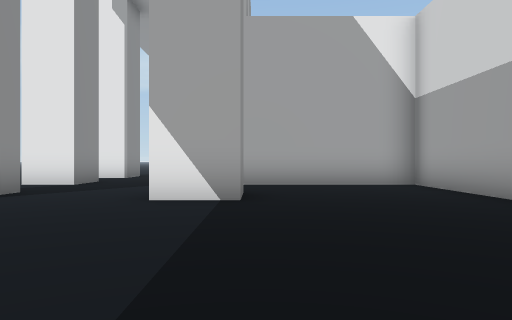
view 1 (above)

13 first-person views from a walk through a 3-D level made in the Unity game engine. The camera is 0.55 m above the floor, looks level and sees 70° across. The floor is counted in squares, 1 m on a side. Each view is taken from the middle of a square. On the plan, view 1 faces up. The plan holds only what a view shows up to about 9 squares ahead; the rest is blank. The place goes on beyond the plan. The player is left out.

view 2
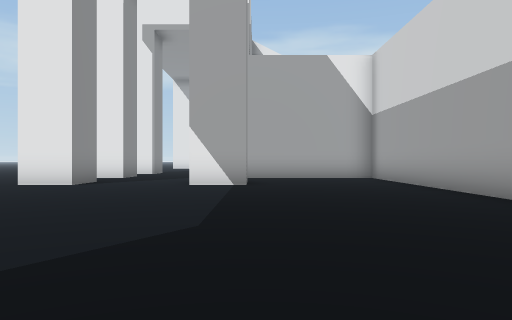

view 3
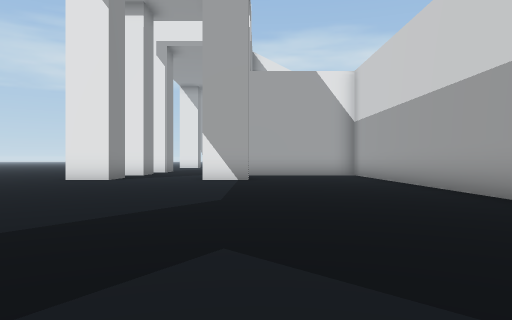

view 4
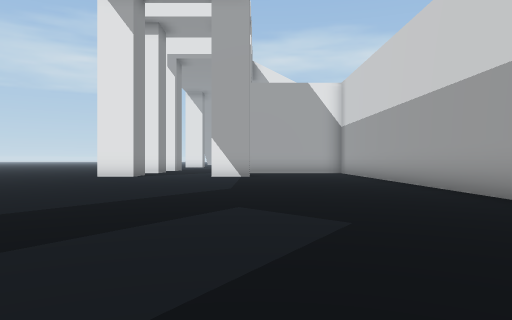

view 5
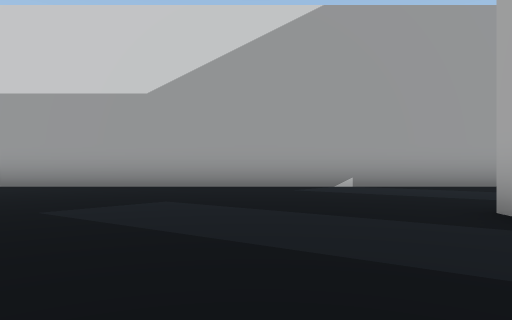

view 6
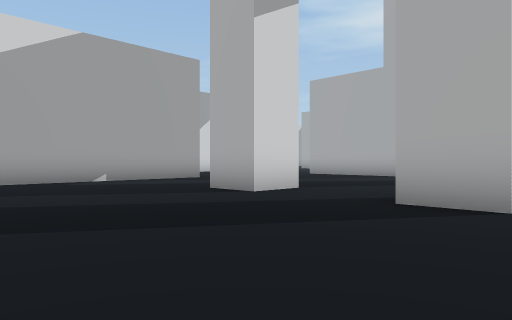

view 7
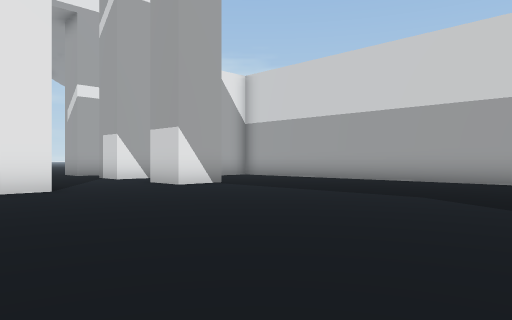

view 8
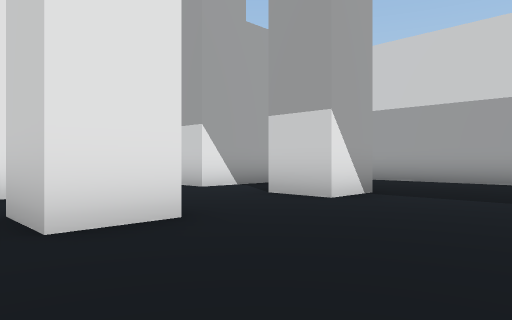

view 9
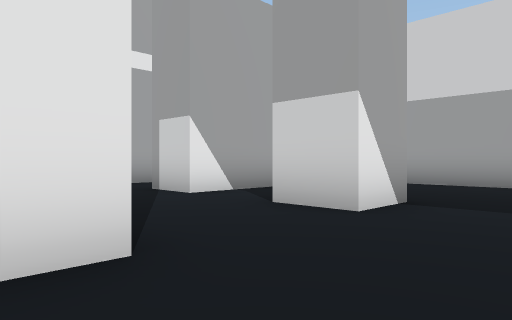

view 10
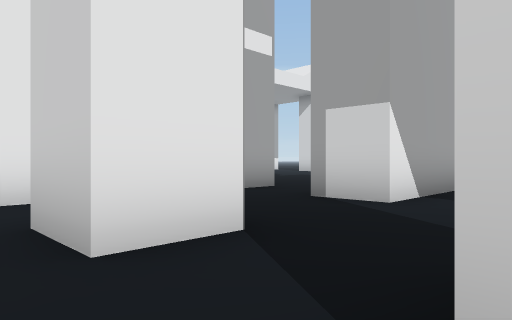

view 11
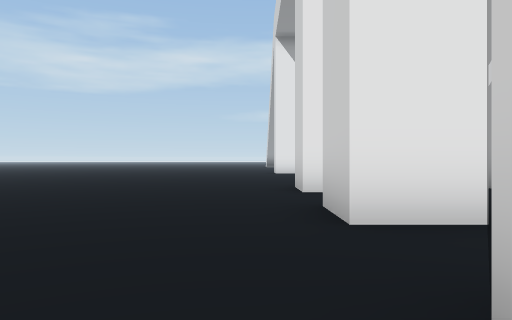

view 12
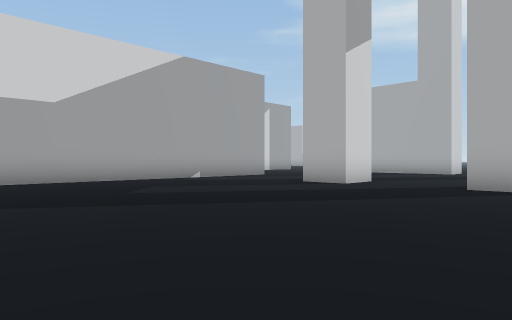

view 13
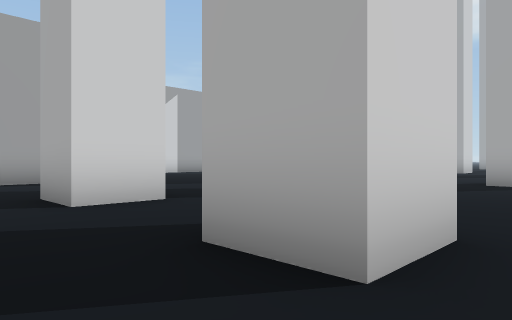

### Floor plan
Points are (right, up) in squares from view 1. A wall is a line through its corners. A room is listed if a view was taken in it or the views show most of it. See-through windows are left out.
Room 1 (views 1, 2, 3, 4, 5, 6, 7, 8, 9, 10, 11, 12, 13)
walls: (-0.2, 6.1) (-0.2, 5) (-1.5, 5) (-1.5, 6.2); (-1.5, -8.5) (-1.5, -7.5) (-0.1, -7.5); (-4, 6.2) (-4, 5) (-5.2, 5) (-5.2, 6.2); (-5.2, -8.5) (-5.2, -7.5) (-3.9, -7.5); (3.5, -8.5) (3.5, 8.1) (-1.5, 8.1)
ways out: opening at (-2.5, 5.5) to room 2; opening at (-0.5, 7) to room 2; opening at (-6, 5.5)
Room 2 (no view inside)
walls: (-4, 9) (-4, 8.1) (-5.2, 8.1); (-1.5, 8.1) (-1.5, 9.4)
ways out: opening at (-2.5, 5.5) to room 1; opening at (-0.5, 7) to room 1; opening at (-4.5, 7); opening at (-2.5, 8.5)

Where each view was taken, in squares from view 1:
view 1: 0 up, 0 right, facing up
view 2: 3 down, 0 right, facing up
view 3: 5 down, 0 right, facing up
view 4: 7 down, 0 right, facing up
view 5: 5 down, 4 left, facing right
view 6: 3 down, 6 left, facing down-right
view 7: 2 down, 6 left, facing up-right
view 8: 2 up, 6 left, facing up-right
view 9: 3 up, 5 left, facing up-right
view 10: 6 up, 6 left, facing up-right
view 11: 5 up, 6 left, facing up
view 12: 0 up, 6 left, facing down-right
view 13: 6 down, 6 left, facing down-right
